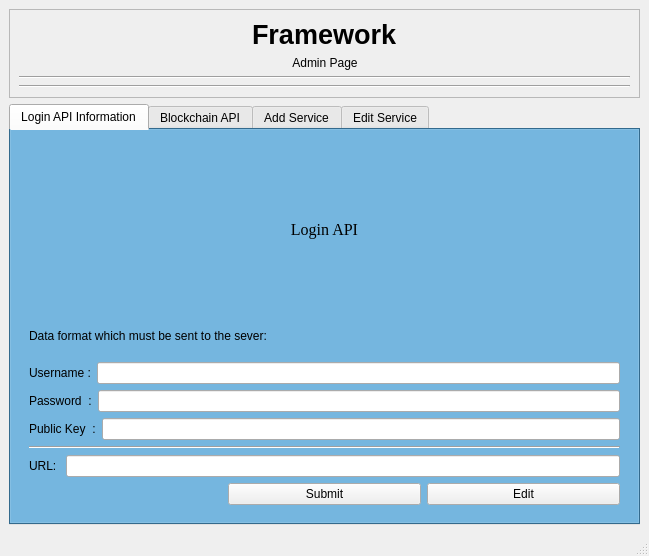
<?xml version="1.0" encoding="UTF-8"?>
<ui version="4.0">
 <class>landing_page</class>
 <widget class="QMainWindow" name="landing_page">
  <property name="enabled">
   <bool>true</bool>
  </property>
  <property name="geometry">
   <rect>
    <x>0</x>
    <y>0</y>
    <width>649</width>
    <height>556</height>
   </rect>
  </property>
  <property name="sizePolicy">
   <sizepolicy hsizetype="Fixed" vsizetype="Fixed">
    <horstretch>0</horstretch>
    <verstretch>0</verstretch>
   </sizepolicy>
  </property>
  <property name="windowTitle">
   <string>Framework</string>
  </property>
  <property name="windowIcon">
   <iconset>
    <normaloff>../../../../.designer/Desktop/logo.356db89e.png</normaloff>../../../../.designer/Desktop/logo.356db89e.png</iconset>
  </property>
  <widget class="QWidget" name="centralwidget">
   <layout class="QVBoxLayout" name="verticalLayout_2">
    <item>
     <widget class="QFrame" name="frame">
      <property name="frameShape">
       <enum>QFrame::StyledPanel</enum>
      </property>
      <property name="frameShadow">
       <enum>QFrame::Raised</enum>
      </property>
      <layout class="QGridLayout" name="gridLayout_2">
       <item row="2" column="0">
        <widget class="Line" name="line">
         <property name="orientation">
          <enum>Qt::Horizontal</enum>
         </property>
        </widget>
       </item>
       <item row="0" column="0">
        <layout class="QHBoxLayout" name="Subject">
         <item>
          <spacer name="horizontalSpacer_3">
           <property name="orientation">
            <enum>Qt::Horizontal</enum>
           </property>
           <property name="sizeHint" stdset="0">
            <size>
             <width>40</width>
             <height>20</height>
            </size>
           </property>
          </spacer>
         </item>
         <item>
          <layout class="QVBoxLayout" name="verticalLayout">
           <item>
            <widget class="QLabel" name="framework">
             <property name="font">
              <font>
               <pointsize>20</pointsize>
               <weight>75</weight>
               <bold>true</bold>
              </font>
             </property>
             <property name="text">
              <string>Framework</string>
             </property>
            </widget>
           </item>
           <item>
            <widget class="QLabel" name="adminPage">
             <property name="text">
              <string>Admin Page</string>
             </property>
             <property name="alignment">
              <set>Qt::AlignCenter</set>
             </property>
            </widget>
           </item>
          </layout>
         </item>
         <item>
          <spacer name="horizontalSpacer_5">
           <property name="orientation">
            <enum>Qt::Horizontal</enum>
           </property>
           <property name="sizeHint" stdset="0">
            <size>
             <width>40</width>
             <height>20</height>
            </size>
           </property>
          </spacer>
         </item>
        </layout>
       </item>
       <item row="1" column="0">
        <widget class="Line" name="line_2">
         <property name="orientation">
          <enum>Qt::Horizontal</enum>
         </property>
        </widget>
       </item>
      </layout>
     </widget>
    </item>
    <item>
     <widget class="QTabWidget" name="Admin_bar">
      <property name="enabled">
       <bool>true</bool>
      </property>
      <property name="minimumSize">
       <size>
        <width>627</width>
        <height>0</height>
       </size>
      </property>
      <property name="palette">
       <palette>
        <active>
         <colorrole role="WindowText">
          <brush brushstyle="SolidPattern">
           <color alpha="255">
            <red>255</red>
            <green>255</green>
            <blue>255</blue>
           </color>
          </brush>
         </colorrole>
         <colorrole role="Button">
          <brush brushstyle="SolidPattern">
           <color alpha="255">
            <red>72</red>
            <green>149</green>
            <blue>198</blue>
           </color>
          </brush>
         </colorrole>
         <colorrole role="Light">
          <brush brushstyle="SolidPattern">
           <color alpha="255">
            <red>135</red>
            <green>209</green>
            <blue>255</blue>
           </color>
          </brush>
         </colorrole>
         <colorrole role="Midlight">
          <brush brushstyle="SolidPattern">
           <color alpha="255">
            <red>103</red>
            <green>179</green>
            <blue>226</blue>
           </color>
          </brush>
         </colorrole>
         <colorrole role="Dark">
          <brush brushstyle="SolidPattern">
           <color alpha="255">
            <red>36</red>
            <green>74</green>
            <blue>99</blue>
           </color>
          </brush>
         </colorrole>
         <colorrole role="Mid">
          <brush brushstyle="SolidPattern">
           <color alpha="255">
            <red>48</red>
            <green>99</green>
            <blue>132</blue>
           </color>
          </brush>
         </colorrole>
         <colorrole role="Text">
          <brush brushstyle="SolidPattern">
           <color alpha="255">
            <red>255</red>
            <green>255</green>
            <blue>255</blue>
           </color>
          </brush>
         </colorrole>
         <colorrole role="BrightText">
          <brush brushstyle="SolidPattern">
           <color alpha="255">
            <red>255</red>
            <green>255</green>
            <blue>255</blue>
           </color>
          </brush>
         </colorrole>
         <colorrole role="ButtonText">
          <brush brushstyle="SolidPattern">
           <color alpha="255">
            <red>255</red>
            <green>255</green>
            <blue>255</blue>
           </color>
          </brush>
         </colorrole>
         <colorrole role="Base">
          <brush brushstyle="SolidPattern">
           <color alpha="255">
            <red>255</red>
            <green>255</green>
            <blue>255</blue>
           </color>
          </brush>
         </colorrole>
         <colorrole role="Window">
          <brush brushstyle="SolidPattern">
           <color alpha="255">
            <red>72</red>
            <green>149</green>
            <blue>198</blue>
           </color>
          </brush>
         </colorrole>
         <colorrole role="Shadow">
          <brush brushstyle="SolidPattern">
           <color alpha="255">
            <red>0</red>
            <green>0</green>
            <blue>0</blue>
           </color>
          </brush>
         </colorrole>
         <colorrole role="HighlightedText">
          <brush brushstyle="SolidPattern">
           <color alpha="255">
            <red>0</red>
            <green>0</green>
            <blue>0</blue>
           </color>
          </brush>
         </colorrole>
         <colorrole role="AlternateBase">
          <brush brushstyle="SolidPattern">
           <color alpha="255">
            <red>163</red>
            <green>202</green>
            <blue>226</blue>
           </color>
          </brush>
         </colorrole>
         <colorrole role="ToolTipBase">
          <brush brushstyle="SolidPattern">
           <color alpha="255">
            <red>255</red>
            <green>255</green>
            <blue>220</blue>
           </color>
          </brush>
         </colorrole>
         <colorrole role="ToolTipText">
          <brush brushstyle="SolidPattern">
           <color alpha="255">
            <red>255</red>
            <green>255</green>
            <blue>255</blue>
           </color>
          </brush>
         </colorrole>
        </active>
        <inactive>
         <colorrole role="WindowText">
          <brush brushstyle="SolidPattern">
           <color alpha="255">
            <red>255</red>
            <green>255</green>
            <blue>255</blue>
           </color>
          </brush>
         </colorrole>
         <colorrole role="Button">
          <brush brushstyle="SolidPattern">
           <color alpha="255">
            <red>72</red>
            <green>149</green>
            <blue>198</blue>
           </color>
          </brush>
         </colorrole>
         <colorrole role="Light">
          <brush brushstyle="SolidPattern">
           <color alpha="255">
            <red>135</red>
            <green>209</green>
            <blue>255</blue>
           </color>
          </brush>
         </colorrole>
         <colorrole role="Midlight">
          <brush brushstyle="SolidPattern">
           <color alpha="255">
            <red>103</red>
            <green>179</green>
            <blue>226</blue>
           </color>
          </brush>
         </colorrole>
         <colorrole role="Dark">
          <brush brushstyle="SolidPattern">
           <color alpha="255">
            <red>36</red>
            <green>74</green>
            <blue>99</blue>
           </color>
          </brush>
         </colorrole>
         <colorrole role="Mid">
          <brush brushstyle="SolidPattern">
           <color alpha="255">
            <red>48</red>
            <green>99</green>
            <blue>132</blue>
           </color>
          </brush>
         </colorrole>
         <colorrole role="Text">
          <brush brushstyle="SolidPattern">
           <color alpha="255">
            <red>255</red>
            <green>255</green>
            <blue>255</blue>
           </color>
          </brush>
         </colorrole>
         <colorrole role="BrightText">
          <brush brushstyle="SolidPattern">
           <color alpha="255">
            <red>255</red>
            <green>255</green>
            <blue>255</blue>
           </color>
          </brush>
         </colorrole>
         <colorrole role="ButtonText">
          <brush brushstyle="SolidPattern">
           <color alpha="255">
            <red>255</red>
            <green>255</green>
            <blue>255</blue>
           </color>
          </brush>
         </colorrole>
         <colorrole role="Base">
          <brush brushstyle="SolidPattern">
           <color alpha="255">
            <red>255</red>
            <green>255</green>
            <blue>255</blue>
           </color>
          </brush>
         </colorrole>
         <colorrole role="Window">
          <brush brushstyle="SolidPattern">
           <color alpha="255">
            <red>72</red>
            <green>149</green>
            <blue>198</blue>
           </color>
          </brush>
         </colorrole>
         <colorrole role="Shadow">
          <brush brushstyle="SolidPattern">
           <color alpha="255">
            <red>0</red>
            <green>0</green>
            <blue>0</blue>
           </color>
          </brush>
         </colorrole>
         <colorrole role="HighlightedText">
          <brush brushstyle="SolidPattern">
           <color alpha="255">
            <red>0</red>
            <green>0</green>
            <blue>0</blue>
           </color>
          </brush>
         </colorrole>
         <colorrole role="AlternateBase">
          <brush brushstyle="SolidPattern">
           <color alpha="255">
            <red>163</red>
            <green>202</green>
            <blue>226</blue>
           </color>
          </brush>
         </colorrole>
         <colorrole role="ToolTipBase">
          <brush brushstyle="SolidPattern">
           <color alpha="255">
            <red>255</red>
            <green>255</green>
            <blue>220</blue>
           </color>
          </brush>
         </colorrole>
         <colorrole role="ToolTipText">
          <brush brushstyle="SolidPattern">
           <color alpha="255">
            <red>255</red>
            <green>255</green>
            <blue>255</blue>
           </color>
          </brush>
         </colorrole>
        </inactive>
        <disabled>
         <colorrole role="WindowText">
          <brush brushstyle="SolidPattern">
           <color alpha="255">
            <red>36</red>
            <green>74</green>
            <blue>99</blue>
           </color>
          </brush>
         </colorrole>
         <colorrole role="Button">
          <brush brushstyle="SolidPattern">
           <color alpha="255">
            <red>72</red>
            <green>149</green>
            <blue>198</blue>
           </color>
          </brush>
         </colorrole>
         <colorrole role="Light">
          <brush brushstyle="SolidPattern">
           <color alpha="255">
            <red>135</red>
            <green>209</green>
            <blue>255</blue>
           </color>
          </brush>
         </colorrole>
         <colorrole role="Midlight">
          <brush brushstyle="SolidPattern">
           <color alpha="255">
            <red>103</red>
            <green>179</green>
            <blue>226</blue>
           </color>
          </brush>
         </colorrole>
         <colorrole role="Dark">
          <brush brushstyle="SolidPattern">
           <color alpha="255">
            <red>36</red>
            <green>74</green>
            <blue>99</blue>
           </color>
          </brush>
         </colorrole>
         <colorrole role="Mid">
          <brush brushstyle="SolidPattern">
           <color alpha="255">
            <red>48</red>
            <green>99</green>
            <blue>132</blue>
           </color>
          </brush>
         </colorrole>
         <colorrole role="Text">
          <brush brushstyle="SolidPattern">
           <color alpha="255">
            <red>36</red>
            <green>74</green>
            <blue>99</blue>
           </color>
          </brush>
         </colorrole>
         <colorrole role="BrightText">
          <brush brushstyle="SolidPattern">
           <color alpha="255">
            <red>255</red>
            <green>255</green>
            <blue>255</blue>
           </color>
          </brush>
         </colorrole>
         <colorrole role="ButtonText">
          <brush brushstyle="SolidPattern">
           <color alpha="255">
            <red>36</red>
            <green>74</green>
            <blue>99</blue>
           </color>
          </brush>
         </colorrole>
         <colorrole role="Base">
          <brush brushstyle="SolidPattern">
           <color alpha="255">
            <red>72</red>
            <green>149</green>
            <blue>198</blue>
           </color>
          </brush>
         </colorrole>
         <colorrole role="Window">
          <brush brushstyle="SolidPattern">
           <color alpha="255">
            <red>72</red>
            <green>149</green>
            <blue>198</blue>
           </color>
          </brush>
         </colorrole>
         <colorrole role="Shadow">
          <brush brushstyle="SolidPattern">
           <color alpha="255">
            <red>0</red>
            <green>0</green>
            <blue>0</blue>
           </color>
          </brush>
         </colorrole>
         <colorrole role="HighlightedText">
          <brush brushstyle="SolidPattern">
           <color alpha="255">
            <red>0</red>
            <green>0</green>
            <blue>0</blue>
           </color>
          </brush>
         </colorrole>
         <colorrole role="AlternateBase">
          <brush brushstyle="SolidPattern">
           <color alpha="255">
            <red>72</red>
            <green>149</green>
            <blue>198</blue>
           </color>
          </brush>
         </colorrole>
         <colorrole role="ToolTipBase">
          <brush brushstyle="SolidPattern">
           <color alpha="255">
            <red>255</red>
            <green>255</green>
            <blue>220</blue>
           </color>
          </brush>
         </colorrole>
         <colorrole role="ToolTipText">
          <brush brushstyle="SolidPattern">
           <color alpha="255">
            <red>255</red>
            <green>255</green>
            <blue>255</blue>
           </color>
          </brush>
         </colorrole>
        </disabled>
       </palette>
      </property>
      <property name="styleSheet">
       <string notr="true">selection-color: rgb(0, 0, 0);</string>
      </property>
      <property name="currentIndex">
       <number>0</number>
      </property>
      <widget class="QWidget" name="Login_Info">
       <property name="contextMenuPolicy">
        <enum>Qt::DefaultContextMenu</enum>
       </property>
       <property name="accessibleName">
        <string/>
       </property>
       <attribute name="title">
        <string>Login API Information</string>
       </attribute>
       <layout class="QGridLayout" name="L">
        <item row="0" column="0">
         <layout class="QVBoxLayout" name="Login">
          <item>
           <widget class="QWidget" name="widget" native="true">
            <layout class="QGridLayout" name="gridLayout">
             <item row="1" column="0" colspan="3">
              <layout class="QVBoxLayout" name="verticalLayout_6">
               <item>
                <widget class="QLabel" name="label_8">
                 <property name="text">
                  <string>Data format which must be sent to the sever:</string>
                 </property>
                </widget>
               </item>
               <item>
                <layout class="QHBoxLayout" name="login_username">
                 <item>
                  <widget class="QLabel" name="label_login_username">
                   <property name="text">
                    <string>Username :</string>
                   </property>
                  </widget>
                 </item>
                 <item>
                  <widget class="QLineEdit" name="lineEdit_login_username"/>
                 </item>
                </layout>
               </item>
               <item>
                <layout class="QHBoxLayout" name="login_pass">
                 <item>
                  <widget class="QLabel" name="label_login_pass">
                   <property name="text">
                    <string>Password  :</string>
                   </property>
                  </widget>
                 </item>
                 <item>
                  <widget class="QLineEdit" name="lineEdit_login_pass"/>
                 </item>
                </layout>
               </item>
               <item>
                <layout class="QHBoxLayout" name="login_public">
                 <item>
                  <widget class="QLabel" name="label_login_public">
                   <property name="text">
                    <string>Public Key  :</string>
                   </property>
                  </widget>
                 </item>
                 <item>
                  <widget class="QLineEdit" name="lineEdit_login_public"/>
                 </item>
                </layout>
               </item>
               <item>
                <widget class="Line" name="line_5">
                 <property name="orientation">
                  <enum>Qt::Horizontal</enum>
                 </property>
                </widget>
               </item>
               <item>
                <layout class="QHBoxLayout" name="login_URL">
                 <item>
                  <widget class="QLabel" name="label_login_URL">
                   <property name="text">
                    <string>URL: </string>
                   </property>
                  </widget>
                 </item>
                 <item>
                  <widget class="QLineEdit" name="lineEdit_login_URL"/>
                 </item>
                </layout>
               </item>
              </layout>
             </item>
             <item row="4" column="1">
              <widget class="QPushButton" name="login_submit">
               <property name="text">
                <string>Submit</string>
               </property>
              </widget>
             </item>
             <item row="4" column="2">
              <widget class="QPushButton" name="login_Edit">
               <property name="text">
                <string>Edit</string>
               </property>
              </widget>
             </item>
             <item row="0" column="0" colspan="3">
              <widget class="QLabel" name="LOGIN_API_LABEL">
               <property name="font">
                <font>
                 <family>Times New Roman</family>
                 <pointsize>12</pointsize>
                </font>
               </property>
               <property name="text">
                <string>Login API</string>
               </property>
               <property name="alignment">
                <set>Qt::AlignCenter</set>
               </property>
              </widget>
             </item>
            </layout>
           </widget>
          </item>
         </layout>
        </item>
       </layout>
      </widget>
      <widget class="QWidget" name="Blockchain_API">
       <property name="contextMenuPolicy">
        <enum>Qt::CustomContextMenu</enum>
       </property>
       <attribute name="title">
        <string>Blockchain API</string>
       </attribute>
       <layout class="QGridLayout" name="gridLayout_5">
        <item row="0" column="0">
         <layout class="QVBoxLayout" name="Blockchain">
          <item>
           <widget class="QWidget" name="widget_2" native="true">
            <layout class="QVBoxLayout" name="verticalLayout_3">
             <item>
              <widget class="QLabel" name="Blockchain_API">
               <property name="font">
                <font>
                 <family>Times New Roman</family>
                 <pointsize>12</pointsize>
                </font>
               </property>
               <property name="text">
                <string>Contract Data API</string>
               </property>
               <property name="alignment">
                <set>Qt::AlignCenter</set>
               </property>
              </widget>
             </item>
             <item>
              <layout class="QHBoxLayout" name="blockchain_URL">
               <item>
                <widget class="QLabel" name="Label_blockchain_URL">
                 <property name="text">
                  <string>URL :</string>
                 </property>
                </widget>
               </item>
               <item>
                <widget class="QLineEdit" name="lineEdit_blockchain_URL"/>
               </item>
              </layout>
             </item>
             <item>
              <widget class="QPushButton" name="Submit_blockchain">
               <property name="text">
                <string>Submit</string>
               </property>
              </widget>
             </item>
             <item>
              <widget class="QPushButton" name="Edit_blockchain">
               <property name="text">
                <string>Edit</string>
               </property>
              </widget>
             </item>
            </layout>
           </widget>
          </item>
         </layout>
        </item>
       </layout>
      </widget>
      <widget class="QWidget" name="Add_Service">
       <attribute name="title">
        <string>Add Service</string>
       </attribute>
       <layout class="QGridLayout" name="gridLayout_6">
        <item row="0" column="0">
         <layout class="QVBoxLayout" name="add_service">
          <item>
           <widget class="QWidget" name="widget_3" native="true">
            <layout class="QVBoxLayout" name="verticalLayout_4">
             <item>
              <widget class="QLabel" name="add_new_service">
               <property name="font">
                <font>
                 <family>Times New Roman</family>
                 <pointsize>12</pointsize>
                </font>
               </property>
               <property name="text">
                <string>Add New Service</string>
               </property>
               <property name="alignment">
                <set>Qt::AlignCenter</set>
               </property>
              </widget>
             </item>
             <item>
              <layout class="QHBoxLayout" name="service_name">
               <item>
                <widget class="QLabel" name="label_service_name">
                 <property name="text">
                  <string>Service Name :</string>
                 </property>
                </widget>
               </item>
               <item>
                <widget class="QLineEdit" name="lineEdit_service_name"/>
               </item>
              </layout>
             </item>
             <item>
              <layout class="QHBoxLayout" name="URL_service">
               <item>
                <widget class="QLabel" name="label_URL_service">
                 <property name="text">
                  <string>URL :</string>
                 </property>
                </widget>
               </item>
               <item>
                <widget class="QLineEdit" name="lineEdit_URL_service"/>
               </item>
              </layout>
             </item>
             <item>
              <widget class="QTabWidget" name="ServiceJSON">
               <property name="currentIndex">
                <number>0</number>
               </property>
               <widget class="QWidget" name="ContractInformation">
                <attribute name="title">
                 <string>Contract Information</string>
                </attribute>
                <widget class="QWidget" name="horizontalLayoutWidget">
                 <property name="geometry">
                  <rect>
                   <x>10</x>
                   <y>80</y>
                   <width>575</width>
                   <height>24</height>
                  </rect>
                 </property>
                 <layout class="QHBoxLayout" name="creationDate">
                  <item>
                   <widget class="QLabel" name="label_year">
                    <property name="text">
                     <string>Year :</string>
                    </property>
                   </widget>
                  </item>
                  <item>
                   <widget class="QLineEdit" name="lineEdit_year"/>
                  </item>
                  <item>
                   <widget class="QLabel" name="label_month">
                    <property name="text">
                     <string>Month :</string>
                    </property>
                   </widget>
                  </item>
                  <item>
                   <widget class="QLineEdit" name="lineEdit_month"/>
                  </item>
                  <item>
                   <widget class="QLabel" name="label_day">
                    <property name="text">
                     <string>Day :</string>
                    </property>
                   </widget>
                  </item>
                  <item>
                   <widget class="QLineEdit" name="lineEdit_day"/>
                  </item>
                 </layout>
                </widget>
                <widget class="QLabel" name="label_3">
                 <property name="geometry">
                  <rect>
                   <x>10</x>
                   <y>60</y>
                   <width>161</width>
                   <height>16</height>
                  </rect>
                 </property>
                 <property name="text">
                  <string>Creation Date of Contract</string>
                 </property>
                </widget>
                <widget class="QWidget" name="horizontalLayoutWidget_3">
                 <property name="geometry">
                  <rect>
                   <x>10</x>
                   <y>10</y>
                   <width>571</width>
                   <height>31</height>
                  </rect>
                 </property>
                 <layout class="QHBoxLayout" name="contractInfo">
                  <item>
                   <widget class="QLabel" name="label_contractID">
                    <property name="text">
                     <string>Contract ID :</string>
                    </property>
                   </widget>
                  </item>
                  <item>
                   <widget class="QLineEdit" name="lineEdit_contractID"/>
                  </item>
                  <item>
                   <widget class="QLabel" name="label_chainfile">
                    <property name="text">
                     <string>Chain File :</string>
                    </property>
                   </widget>
                  </item>
                  <item>
                   <widget class="QLineEdit" name="lineEdit_chainfile"/>
                  </item>
                  <item>
                   <widget class="QLabel" name="label_number">
                    <property name="text">
                     <string>Number of users :</string>
                    </property>
                   </widget>
                  </item>
                  <item>
                   <widget class="QLineEdit" name="lineEdit_number"/>
                  </item>
                 </layout>
                </widget>
                <widget class="Line" name="line_6">
                 <property name="geometry">
                  <rect>
                   <x>10</x>
                   <y>40</y>
                   <width>571</width>
                   <height>16</height>
                  </rect>
                 </property>
                 <property name="orientation">
                  <enum>Qt::Horizontal</enum>
                 </property>
                </widget>
               </widget>
               <widget class="QWidget" name="UserInformation">
                <attribute name="title">
                 <string>User Information</string>
                </attribute>
                <widget class="QWidget" name="horizontalLayoutWidget_4">
                 <property name="geometry">
                  <rect>
                   <x>10</x>
                   <y>10</y>
                   <width>571</width>
                   <height>31</height>
                  </rect>
                 </property>
                 <layout class="QHBoxLayout" name="service_userID">
                  <item>
                   <widget class="QLabel" name="label_service_userID">
                    <property name="text">
                     <string>User ID :</string>
                    </property>
                   </widget>
                  </item>
                  <item>
                   <widget class="QLineEdit" name="lineEdit_service_userID"/>
                  </item>
                 </layout>
                </widget>
                <widget class="QWidget" name="horizontalLayoutWidget_5">
                 <property name="geometry">
                  <rect>
                   <x>10</x>
                   <y>50</y>
                   <width>571</width>
                   <height>31</height>
                  </rect>
                 </property>
                 <layout class="QHBoxLayout" name="service_username">
                  <item>
                   <widget class="QLabel" name="label_service_username">
                    <property name="text">
                     <string>Usesrname :</string>
                    </property>
                   </widget>
                  </item>
                  <item>
                   <widget class="QLineEdit" name="lineEdit_service_username"/>
                  </item>
                 </layout>
                </widget>
                <widget class="QWidget" name="horizontalLayoutWidget_6">
                 <property name="geometry">
                  <rect>
                   <x>10</x>
                   <y>90</y>
                   <width>571</width>
                   <height>31</height>
                  </rect>
                 </property>
                 <layout class="QHBoxLayout" name="service_public">
                  <item>
                   <widget class="QLabel" name="label_service_public">
                    <property name="text">
                     <string>Public Key :</string>
                    </property>
                   </widget>
                  </item>
                  <item>
                   <widget class="QLineEdit" name="lineEdit_service_public"/>
                  </item>
                 </layout>
                </widget>
               </widget>
               <widget class="QWidget" name="Data">
                <attribute name="title">
                 <string>Data</string>
                </attribute>
                <widget class="QLabel" name="label_23">
                 <property name="geometry">
                  <rect>
                   <x>10</x>
                   <y>10</y>
                   <width>231</width>
                   <height>16</height>
                  </rect>
                 </property>
                 <property name="text">
                  <string>All Data Information tou need to store</string>
                 </property>
                </widget>
                <widget class="QTextEdit" name="textEdit_data">
                 <property name="geometry">
                  <rect>
                   <x>10</x>
                   <y>30</y>
                   <width>571</width>
                   <height>111</height>
                  </rect>
                 </property>
                </widget>
               </widget>
              </widget>
             </item>
             <item>
              <widget class="QPushButton" name="Submit_service">
               <property name="text">
                <string>Submit</string>
               </property>
              </widget>
             </item>
            </layout>
           </widget>
          </item>
         </layout>
        </item>
       </layout>
      </widget>
      <widget class="QWidget" name="Edit_Service">
       <attribute name="title">
        <string>Edit Service</string>
       </attribute>
       <layout class="QGridLayout" name="gridLayout_8">
        <item row="0" column="0">
         <layout class="QVBoxLayout" name="edit_service">
          <item>
           <widget class="QWidget" name="widget_4" native="true">
            <layout class="QVBoxLayout" name="verticalLayout_5">
             <item>
              <widget class="QLabel" name="edit_service_label">
               <property name="font">
                <font>
                 <family>Times New Roman</family>
                 <pointsize>12</pointsize>
                </font>
               </property>
               <property name="text">
                <string>Edit Service</string>
               </property>
               <property name="alignment">
                <set>Qt::AlignCenter</set>
               </property>
              </widget>
             </item>
             <item>
              <layout class="QHBoxLayout" name="choose_service">
               <item>
                <widget class="QLabel" name="label_chooseService">
                 <property name="text">
                  <string>Choose Service :</string>
                 </property>
                </widget>
               </item>
               <item>
                <widget class="QComboBox" name="comboBox_chooseService"/>
               </item>
              </layout>
             </item>
             <item>
              <widget class="Line" name="line_3">
               <property name="orientation">
                <enum>Qt::Horizontal</enum>
               </property>
              </widget>
             </item>
             <item>
              <layout class="QHBoxLayout" name="serviceEdit_name">
               <item>
                <widget class="QLabel" name="label_serviceEdit_name">
                 <property name="text">
                  <string>Servece Name :</string>
                 </property>
                </widget>
               </item>
               <item>
                <widget class="QLineEdit" name="lineEdit_serviceEdit_name"/>
               </item>
              </layout>
             </item>
             <item>
              <layout class="QHBoxLayout" name="serviceEdit_URL">
               <item>
                <widget class="QLabel" name="label_serviceEdit_URL">
                 <property name="text">
                  <string>URL :</string>
                 </property>
                </widget>
               </item>
               <item>
                <widget class="QLineEdit" name="lineEdit_serviceEdit_URL"/>
               </item>
              </layout>
             </item>
             <item>
              <widget class="QTabWidget" name="editServices">
               <property name="currentIndex">
                <number>0</number>
               </property>
               <widget class="QWidget" name="ContractInfo">
                <attribute name="title">
                 <string>Contract Information</string>
                </attribute>
                <widget class="QWidget" name="horizontalLayoutWidget_2">
                 <property name="geometry">
                  <rect>
                   <x>10</x>
                   <y>10</y>
                   <width>571</width>
                   <height>31</height>
                  </rect>
                 </property>
                 <layout class="QHBoxLayout" name="serviceEdit_contractInfo">
                  <item>
                   <widget class="QLabel" name="label_edit_contractID">
                    <property name="text">
                     <string>Contract ID :</string>
                    </property>
                   </widget>
                  </item>
                  <item>
                   <widget class="QLineEdit" name="lineEdit_edit_contractID"/>
                  </item>
                  <item>
                   <widget class="QLabel" name="label_edit_chainfile">
                    <property name="text">
                     <string>Chain File :</string>
                    </property>
                   </widget>
                  </item>
                  <item>
                   <widget class="QLineEdit" name="lineEdit_edit_chainfile"/>
                  </item>
                  <item>
                   <widget class="QLabel" name="label_edit_num">
                    <property name="text">
                     <string>Number of users :</string>
                    </property>
                   </widget>
                  </item>
                  <item>
                   <widget class="QLineEdit" name="lineEdit_edit_num"/>
                  </item>
                 </layout>
                </widget>
                <widget class="Line" name="line_7">
                 <property name="geometry">
                  <rect>
                   <x>10</x>
                   <y>40</y>
                   <width>571</width>
                   <height>16</height>
                  </rect>
                 </property>
                 <property name="orientation">
                  <enum>Qt::Horizontal</enum>
                 </property>
                </widget>
                <widget class="QLabel" name="label_25">
                 <property name="geometry">
                  <rect>
                   <x>10</x>
                   <y>60</y>
                   <width>161</width>
                   <height>16</height>
                  </rect>
                 </property>
                 <property name="text">
                  <string>Creation Date of Contract</string>
                 </property>
                </widget>
                <widget class="QWidget" name="horizontalLayoutWidget_7">
                 <property name="geometry">
                  <rect>
                   <x>10</x>
                   <y>80</y>
                   <width>571</width>
                   <height>24</height>
                  </rect>
                 </property>
                 <layout class="QHBoxLayout" name="Edit_creationContract">
                  <item>
                   <widget class="QLabel" name="label_edit_year">
                    <property name="text">
                     <string>Year : </string>
                    </property>
                   </widget>
                  </item>
                  <item>
                   <widget class="QLineEdit" name="lineEdit_edit_year"/>
                  </item>
                  <item>
                   <widget class="QLabel" name="label_edit_month">
                    <property name="text">
                     <string>Month :</string>
                    </property>
                   </widget>
                  </item>
                  <item>
                   <widget class="QLineEdit" name="lineEdit_edit_month"/>
                  </item>
                  <item>
                   <widget class="QLabel" name="label_edit_day">
                    <property name="text">
                     <string>Day :</string>
                    </property>
                   </widget>
                  </item>
                  <item>
                   <widget class="QLineEdit" name="lineEdit_edit_day"/>
                  </item>
                 </layout>
                </widget>
               </widget>
               <widget class="QWidget" name="userInfo">
                <attribute name="title">
                 <string>User Information</string>
                </attribute>
                <widget class="QWidget" name="horizontalLayoutWidget_8">
                 <property name="geometry">
                  <rect>
                   <x>10</x>
                   <y>20</y>
                   <width>571</width>
                   <height>24</height>
                  </rect>
                 </property>
                 <layout class="QHBoxLayout" name="edit_userID">
                  <item>
                   <widget class="QLabel" name="label_edit_userID">
                    <property name="text">
                     <string>User ID :</string>
                    </property>
                   </widget>
                  </item>
                  <item>
                   <widget class="QLineEdit" name="lineEdit_edit_userID"/>
                  </item>
                 </layout>
                </widget>
                <widget class="QWidget" name="horizontalLayoutWidget_9">
                 <property name="geometry">
                  <rect>
                   <x>10</x>
                   <y>80</y>
                   <width>571</width>
                   <height>24</height>
                  </rect>
                 </property>
                 <layout class="QHBoxLayout" name="edit_public">
                  <item>
                   <widget class="QLabel" name="label_edit_public">
                    <property name="text">
                     <string>Public Key :</string>
                    </property>
                   </widget>
                  </item>
                  <item>
                   <widget class="QLineEdit" name="lineEdit_edit_public"/>
                  </item>
                 </layout>
                </widget>
                <widget class="QWidget" name="horizontalLayoutWidget_10">
                 <property name="geometry">
                  <rect>
                   <x>10</x>
                   <y>50</y>
                   <width>571</width>
                   <height>24</height>
                  </rect>
                 </property>
                 <layout class="QHBoxLayout" name="edit_username">
                  <item>
                   <widget class="QLabel" name="label_edit_username">
                    <property name="text">
                     <string>Username : </string>
                    </property>
                   </widget>
                  </item>
                  <item>
                   <widget class="QLineEdit" name="lineEdit_edit_username"/>
                  </item>
                 </layout>
                </widget>
               </widget>
               <widget class="QWidget" name="Edit_Data">
                <attribute name="title">
                 <string>Data</string>
                </attribute>
                <widget class="QTextEdit" name="Edit_data">
                 <property name="geometry">
                  <rect>
                   <x>10</x>
                   <y>10</y>
                   <width>571</width>
                   <height>91</height>
                  </rect>
                 </property>
                </widget>
               </widget>
              </widget>
             </item>
             <item>
              <widget class="QPushButton" name="serviceEdit_edit">
               <property name="text">
                <string>Edit</string>
               </property>
              </widget>
             </item>
            </layout>
           </widget>
          </item>
         </layout>
        </item>
       </layout>
      </widget>
     </widget>
    </item>
   </layout>
  </widget>
  <widget class="QStatusBar" name="statusbar"/>
  <action name="actionShow_PublicKey">
   <property name="text">
    <string>Show PublicKey</string>
   </property>
  </action>
  <action name="actionExit">
   <property name="text">
    <string>Exit</string>
   </property>
  </action>
 </widget>
 <resources/>
 <connections>
  <connection>
   <sender>actionShow_PublicKey</sender>
   <signal>triggered()</signal>
   <receiver>landing_page</receiver>
   <slot>close()</slot>
   <hints>
    <hint type="sourcelabel">
     <x>-1</x>
     <y>-1</y>
    </hint>
    <hint type="destinationlabel">
     <x>399</x>
     <y>299</y>
    </hint>
   </hints>
  </connection>
  <connection>
   <sender>actionExit</sender>
   <signal>triggered()</signal>
   <receiver>landing_page</receiver>
   <slot>close()</slot>
   <hints>
    <hint type="sourcelabel">
     <x>-1</x>
     <y>-1</y>
    </hint>
    <hint type="destinationlabel">
     <x>399</x>
     <y>299</y>
    </hint>
   </hints>
  </connection>
 </connections>
</ui>
